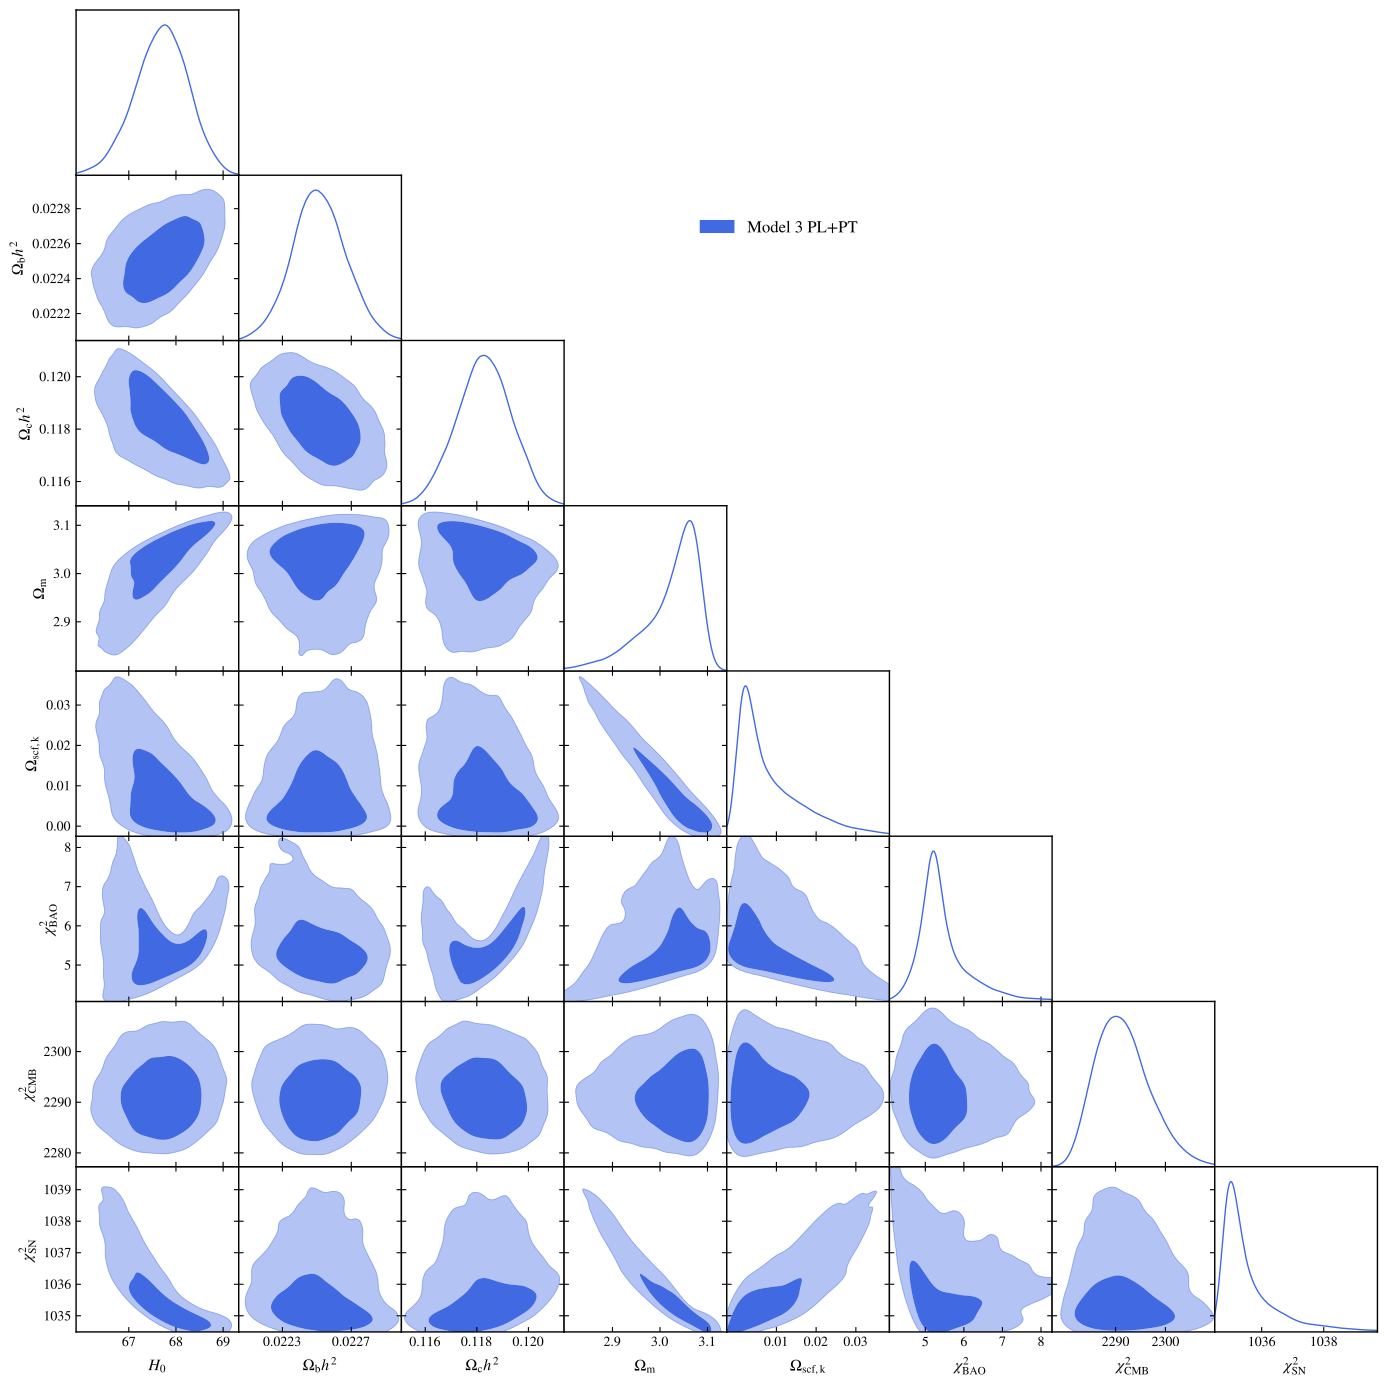

Reproduce this figure in Python.
import getdist.plots as gplot
from getdist import MCSamples
from getdist import loadMCSamples
import os
import matplotlib
import subprocess
import matplotlib.pyplot as plt
import numpy as np

# GENERAL PLOT OPTIONS
matplotlib.rcParams['mathtext.fontset'] = 'stix'
matplotlib.rcParams['font.family'] = 'STIXGeneral'
matplotlib.rcParams['mathtext.rm'] = 'Bitstream Vera Sans'
matplotlib.rcParams['mathtext.it'] = 'Bitstream Vera Sans:italic'
matplotlib.rcParams['mathtext.bf'] = 'Bitstream Vera Sans:bold'
matplotlib.rcParams['xtick.bottom'] = True
matplotlib.rcParams['xtick.top'] = False
matplotlib.rcParams['ytick.right'] = False
matplotlib.rcParams['axes.edgecolor'] = 'black'
matplotlib.rcParams['axes.linewidth'] = '1.0'
matplotlib.rcParams['axes.labelsize'] = 'medium'
matplotlib.rcParams['axes.grid'] = True
matplotlib.rcParams['grid.linewidth'] = '0.0'
matplotlib.rcParams['grid.alpha'] = '0.18'
matplotlib.rcParams['grid.color'] = 'lightgray'
matplotlib.rcParams['legend.labelspacing'] = 0.77
matplotlib.rcParams['savefig.bbox'] = 'tight'
matplotlib.rcParams['savefig.format'] = 'pdf'

# ADDING NEFF AS DERIVED PARAMETER
parameter = [u'H0',u'omegabh2',u'omegach2',u'Omega_m',u'Omega0_scf_ke',u'chi2bao',u'chi2CMB',
u'chi2sn']
chaindir=r'.'

root_chains = ('EXAMPLE_MCMC13','EXAMPLE_MCMC18')


analysissettings={'smooth_scale_1D':0.15,'smooth_scale_2D':0.15,
'ignore_rows': u'0.5', 'range_confidence' : u'0.015'}

analysissettings2={'smooth_scale_1D':0.25,'smooth_scale_2D':0.25,
'ignore_rows': u'0.0', 'range_confidence' : u'0.015'}

samples=loadMCSamples('./' + root_chains[0], settings=analysissettings)
samples.deleteZeros()
samples.thin(factor = int(len(samples.weights)/20000))
p = samples.getParams()
samples.saveAsText('.VM_P2V5_TMP1')
samples=loadMCSamples('./' + '.VM_P2V5_TMP1',settings=analysissettings2)
samples.addDerived(p.chi2__planck_2018_lowl.TT + 
  p.chi2__planck_2018_lowl.EE + p.chi2__planck_2018_highl_plik.TTTEEE, 
  name='chi2CMB',label='{\\chi^2_{\\mathrm{CMB}}}')
samples.addDerived(p.chi2__sn.pantheon, 
  name='chi2sn',label='{\\chi^2_{\\mathrm{SN}}}')
samples.addDerived(p.chi2__bao.sdss_dr12_consensus_bao + p.chi2__bao.sdss_dr7_mgs, 
  name='chi2bao',label='{\\chi^2_{\\mathrm{BAO}}}')

oscf_min = 0.0
oscf_max = 2.0 #any reasonable number
samples.ranges.setRange('Omega0_scf_ke', [oscf_min, oscf_max])
samples.saveAsText('.VM_P2V5_TMP1')



#GET DIST PLOT SETUP
g=gplot.getSubplotPlotter(chain_dir=chaindir,
analysis_settings=analysissettings2,width_inch=14.0)
g.settings.lw_contour = 1.2
g.settings.legend_rect_border = False
g.settings.figure_legend_frame = False
g.settings.axes_fontsize = 13.5
g.settings.legend_fontsize = 15.5
g.settings.alpha_filled_add = 0.7
g.settings.lab_fontsize=15
g.legend_labels=False

param_3d = None
g.triangle_plot(['.VM_P2V4_TMP1'],parameter,
plot_3d_with_param=param_3d,line_args=[
{'lw': 1.0,'ls': 'solid', 'color':'royalblue'},
{'lw': 1.6,'ls': 'solid', 'color':'firebrick'}],
contour_colors=['royalblue','firebrick'],
filled=True,shaded=False,
legend_labels=['Model 3 PL+PT','Model 3 SO+WF'],legend_loc=(0.5,0.825),
imax_shaded=0)
g.export()
